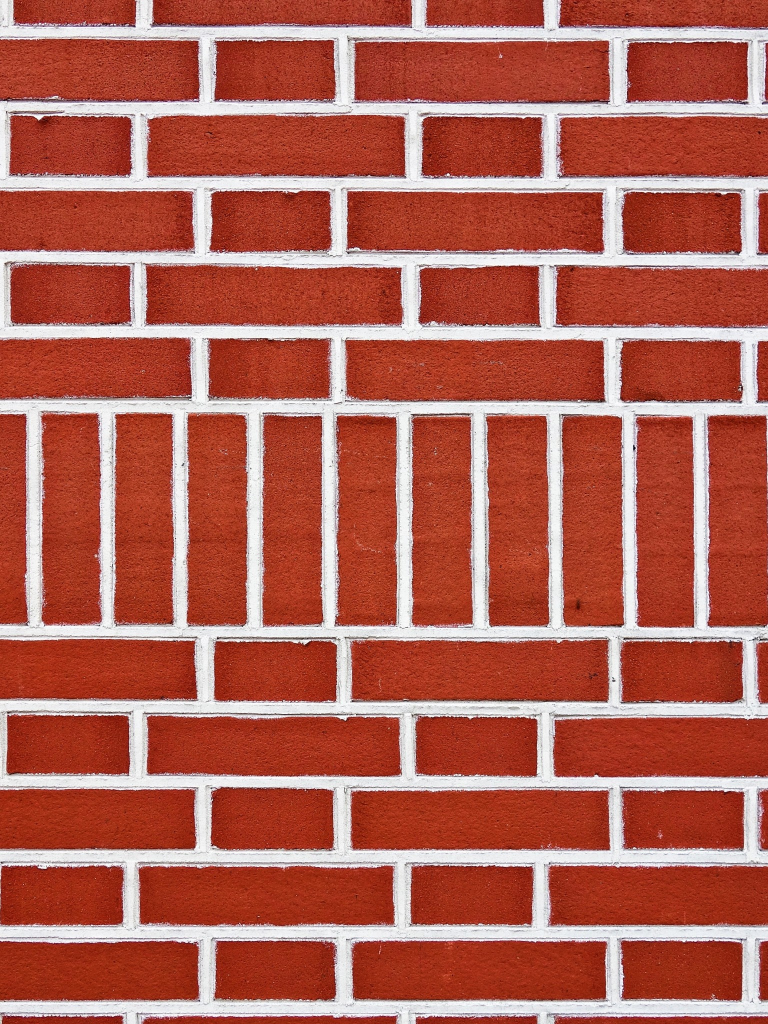
#> input picture assets/bigwall.jpg, 1536 x 2048 px (shown at 1/2 size)
$ jupyter execute 'Image Pyramids.ipynb'
#> lines starting #> are read from the running program, lines starting #| are printed output that depends on the picture
# Image Pyramids

An “image pyramid” is a multi-scale representation of an image.

Utilizing an image pyramid allows us to find objects in images at different scales of an image.

At the bottom of the pyramid we have the original image at its original size (in terms of width and height). And at each subsequent layer, the image is resized (subsampled) and optionally smoothed (usually via Gaussian blurring).

The image is progressively subsampled until some stopping criterion is met, which is normally a minimum size has been reached and no further subsampling needs to take place.

## Types of Image Pyramids

There are two kinds of Image Pyramids.<br><b>
*1) Gaussian Pyramid   and   2) Laplacian Pyramids*

### 1) Gaussian Pyramids

***Higher level (Low resolution) in a Gaussian Pyramid*** is formed by removing consecutive rows and columns in Lower level (higher resolution) image. Then each pixel in higher level is formed by the contribution from 5 pixels in underlying level with gaussian weights. By doing so, a **M×N image becomes M/2×N/2 image**. So area reduces to one-fourth of original area. It is called an Octave. The same pattern continues as we go upper in pyramid (ie, resolution decreases). Similarly while expanding, area becomes 4 times in each level. We can find Gaussian pyramids using <b>cv2.pyrDown() and cv2.pyrUp() functions.

[cell 1]
import cv2
import numpy as np
import matplotlib.pyplot as plt

[cell 2]
img=cv2.imread('assets/bigwall.jpg',0)
#> img: shape (2048, 1536); min 0, max 255, mean 119.5
img.shape
#> Out = (2048, 1536)

#### Notice that on each pass of cv2.pyrDown() we see the image sized is halfed.

[cell 3]
lower_reso = cv2.pyrDown(img)
print(lower_reso.shape)
#| (1024, 768)
plt.imshow(lower_reso,cmap='gray')
plt.show()

lower_reso=cv2.pyrDown(lower_reso)
#> lower_reso: shape (512, 384)
print(lower_reso.shape)
#| (512, 384)
plt.imshow(lower_reso,cmap='gray')
plt.show()

lower_reso=cv2.pyrDown(lower_reso)
#> lower_reso: shape (256, 192)
print(lower_reso.shape)
#| (256, 192)
plt.imshow(lower_reso,cmap='gray')
plt.show()

#### Here we go from lower level to higher level and the size doubles on each pass.But note that the image data lost during the shrink cannot be  retained.Hence the final high_rez image is not the same as the original image.

[cell 4]
higher_rez=cv2.pyrUp(lower_reso)
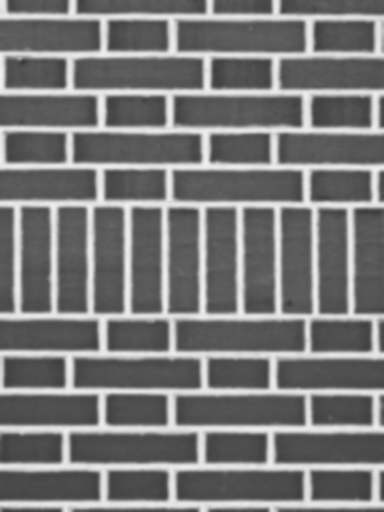
#> higher_rez: shape (512, 384); min 58, max 242, mean 119.6
print(higher_rez.shape)
#| (512, 384)
plt.imshow(higher_rez,cmap='gray')
plt.show()


higher_rez=cv2.pyrUp(higher_rez)
#> higher_rez: shape (1024, 768)
print(higher_rez.shape)
#| (1024, 768)
plt.imshow(higher_rez,cmap='gray')
plt.show()


higher_rez=cv2.pyrUp(higher_rez)
#> higher_rez: shape (2048, 1536)
print(higher_rez.shape)
#| (2048, 1536)
plt.imshow(higher_rez,cmap='gray')
plt.show()

### Laplacian Pyramids
   Laplacian Pyramids are formed from the Gaussian Pyramids. There is no exclusive function for that. Laplacian pyramid images are like edge images only. Most of its elements are zeros. They are used in image compression. *A level in Laplacian Pyramid is formed by the difference between that level in Gaussian Pyramid and expanded version of its upper level in Gaussian Pyramid.*

[cell 5]
#Let us have 3 levels to out pyramid
lev=5
#duplicate img
ig=img
gauss_pyr=[]
#constructing thr gaussian pyramid.Remeber higher the level lower the resolution
for i in range(lev):
    gauss_pyr.append(ig)
    ig=cv2.pyrDown(ig)
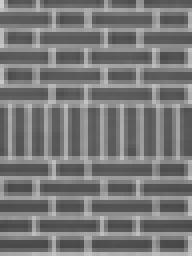
#> ig: shape (64, 48) (shown 4 times larger); min 70, max 207, mean 119.4
#> after the loop, gauss_pyr = 5 items

[cell 6]
#Printing the gaussian pyramid from top to bottom
for i in range(lev-1,-1,-1):
    print(gauss_pyr[i].shape)
    plt.imshow(gauss_pyr[i],cmap='gray')
    plt.show()
#> this loop made 5 passes
#> pass 1, `plt.show()`:
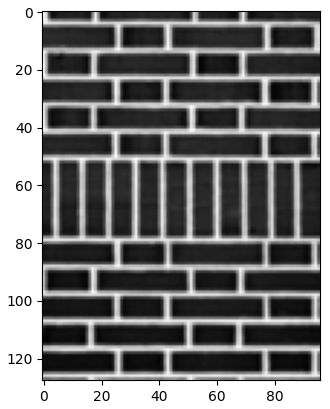
#> figure drawn by matplotlib, 1 panel

### We know : "A level in Laplacian Pyramid is formed by the difference between that level in Gaussian Pyramid and expanded version of its upper level in Gaussian Pyramid.", hence:

[cell 7]
#If gaussian pyramid has n levels the laplacian will hace n-1 levels
laplacian=[]
for i in range(lev-1,0,-1):
    laplacian.append(cv2.subtract(gauss_pyr[i-1],cv2.pyrUp(gauss_pyr[i])))
#> after the loop, laplacian = 4 items

### Laplacian Pyramid

[cell 8]
for i in range(lev-1):
    print(laplacian[i].shape)
    plt.imshow(laplacian[i],cmap='gray')
    plt.show()

## Image Blending using Pyramids

One application of Pyramids is Image Blending. For example, in image stitching, you will need to stack two images together, but it may not look good due to discontinuities between images. In that case, image blending with Pyramids gives you seamless blending without leaving much data in the images.

### Steps Involved

* Load the two images.
* Find the Gaussian Pyramids for both the images.
* From Gaussian Pyramids, find their Laplacian Pyramids
* Now join the left half of image1 and right half of image2 in each levels of Laplacian Pyramids
* Finally from this joint image pyramids, reconstruct the original image.

### Step 1: Load Images

[cell 9]
img1=cv2.imread('assets/cr7.png',0)
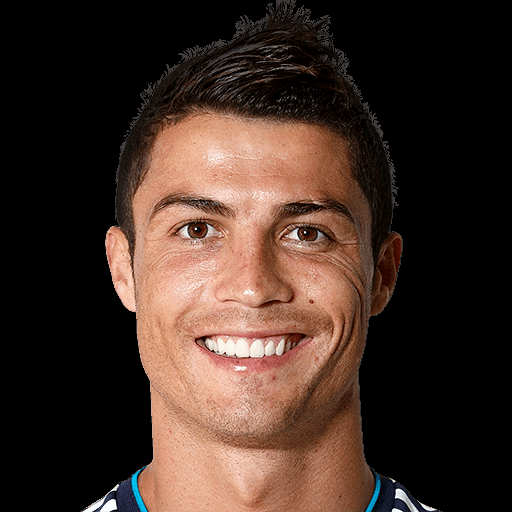
#> input picture assets/cr7.png, 512 x 512 px
#> img1: shape (512, 512); min 0, max 253, mean 52.8
print(img1.shape)
#| (512, 512)
plt.imshow(img1)
plt.show()

img2=cv2.imread('assets/messi.png',0)
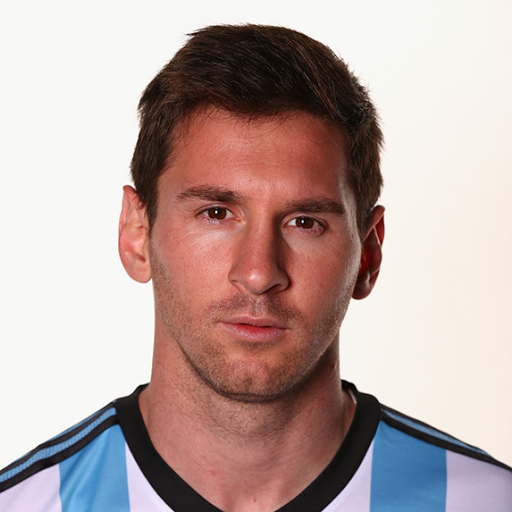
#> input picture assets/messi.png, 512 x 512 px
#> img2: shape (512, 512); min 0, max 255, mean 171.8
print(img1.shape)
#| (512, 512)
plt.imshow(img2)
plt.show()

### Step 2: Find the Gaussian Pyramids for both the images.

[cell 10]
#Creating copies to preserve originals
p1=img1
p2=img2

[cell 11]
#Let the pyramids have 5 levels
lev=5

#Generating Gaussian Pyramids for both the images
gauss1=[]
gauss2=[]

#constructing thr gaussian pyramid.Remeber higher the level lower the resolution

#Person 1
for i in range(lev):
    gauss1.append(p1)
    p1=cv2.pyrDown(p1)
#> this loop made 5 passes
#> pass 3, `p1=cv2.pyrDown(p1)`:
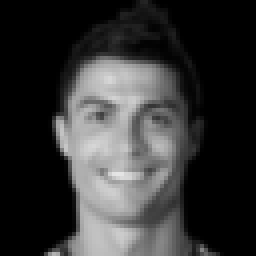
#> p1: shape (64, 64) (shown 4 times larger); min 0, max 229, mean 52.2
#> after the loop, gauss1 = 5 items

#Person 2
for i in range(lev):
    gauss2.append(p2)
    p2=cv2.pyrDown(p2)
#> after the loop, gauss2 = 5 items

[cell 12]
#Printing the gaussian pyramid from top to bottom
for i in range(lev-1,-1,-1):
    print(gauss1[i].shape)
    plt.imshow(gauss1[i])
    plt.show()
    print(gauss2[i].shape)
    plt.imshow(gauss2[i])
    plt.show()
#> this loop made 5 passes
#> pass 1, `plt.show()`:
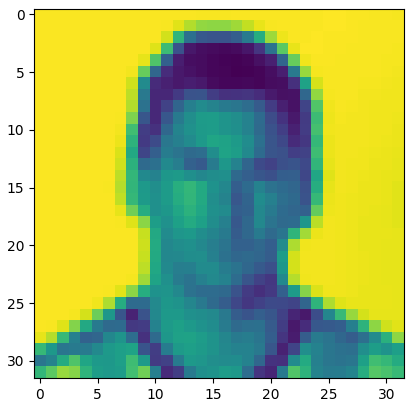
#> figure drawn by matplotlib, 1 panel

### Step3 : From Gaussian Pyramids, find their Laplacian Pyramids

[cell 13]
#Now we generate the laplacian pyramids using the gaussian pyramids from above
lap1=[]
lap2=[]

[cell 14]
#Generating 2 new laplacian pyramids one each for the 2 input images
for i in range(lev-1,0,-1):
    lap1.append(cv2.subtract(gauss1[i-1],cv2.pyrUp(gauss1[i])))
#> after the loop, lap1 = 4 items
for i in range(lev-1,0,-1):
    lap2.append(cv2.subtract(gauss2[i-1],cv2.pyrUp(gauss2[i])))
#> after the loop, lap2 = 4 items

[cell 15]
#Displaying the laplacian pyramid
for i in range(lev-1):
    print(lap1[i].shape)
    plt.imshow(lap1[i])
    plt.show()
    plt.imshow(lap2[i])
    plt.show()
#> this loop made 4 passes
#> pass 2, `plt.show()`:
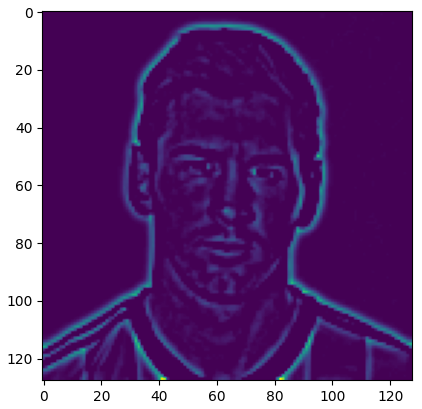
#> figure drawn by matplotlib, 1 panel

### Step 4 :Now join the left half of image1 and right half of image2 in each levels of Laplacian Pyramids

[cell 16]
#We are going to join the 2 halves and store then in a new list called lap_res
lap_res=[]
for l1,l2 in zip(lap1,lap2):
    rows,col=l1.shape
    #Stack arrays in sequence horizontally (column wise).
    x=np.hstack((l1[:,:int(col/2)],l2[:,int(col/2):]))
    lap_res.append(x)
#> this loop made 4 passes
#> (rows, col) on passes 1 to 4: (64, 64), (128, 128), (256, 256), (512, 512)
#> pass 1, `x=np.hstack((l1[:,:int(col/2)],l2[:,int(col/2):]))`:
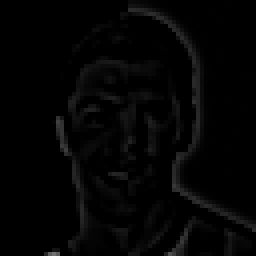
#> x: shape (64, 64) (shown 4 times larger); min 0, max 113, mean 4
#> after the loop, lap_res = 4 items
len(lap_res)
#> Out = 4

### Step 5: Finally from this joint image pyramids, reconstruct the original image.

[cell 17]
#We take the top of the merged laplacian pyramid and reconstuct our final reconstruction
merged=lap_res[0]
print(merged.shape)
#| (64, 64)
plt.imshow(merged)
plt.show()

[cell 18]
#Reconstructing
for i in range(1,lev-1):
    merged=cv2.pyrUp(merged)
    print(merged.shape)
    plt.imshow(merged)
    plt.show()
    merged=cv2.add(merged,lap_res[i])
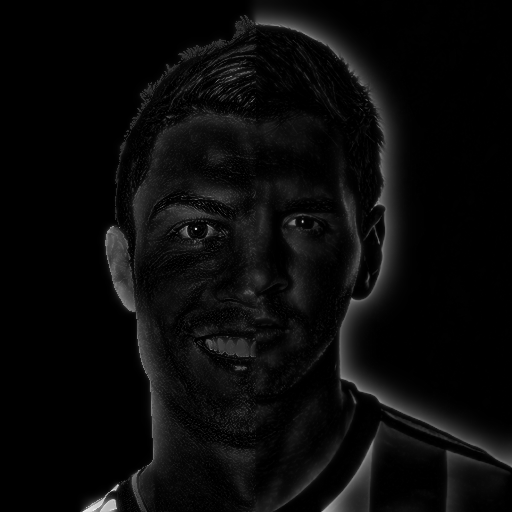
#> merged: shape (512, 512); min 0, max 239, mean 10.1
